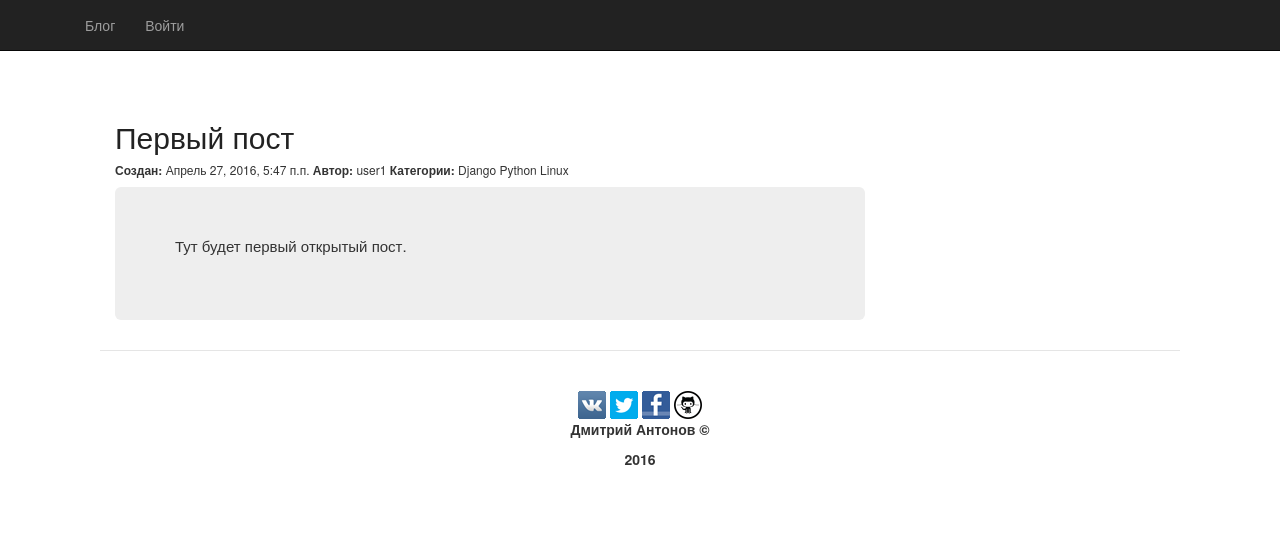
/1/, run on the app's committed database.
### blog/models.py (models this page shows, shortened)
class Article(models.Model):
    article_title = models.CharField(max_length=100)
    article_text = models.TextField()
    article_date_create = models.DateTimeField(default=timezone.now)
    article_date_modify = models.DateTimeField(default=timezone.now)
    article_access = models.BooleanField(default=True)
    article_autor = models.OneToOneField(User)
    article_tag = models.ManyToManyField(Tags)

class Tags(models.Model):
    tags_name = models.CharField(max_length=50)
    def __str__(self):
        return self.tags_name

### blog/views.py (the view)
# urls.py: url(r'^(?P<pk>[0-9]+)/$', views.FullView.as_view(), name='full'),
class FullView(generic.DetailView):
    template_name = 'blog/full.html'
    model = Article
    context_object_name = 'fullpost_blog'

### blog/templates/blog/full.html
{% extends "blog/home.html" %}
{% block post %}
    {% if fullpost_blog %}
        <div class="container blog-post">
            <div class="row">
                <div class="col-lg-8 col-md-8">
                    <div>
                        <h2 class="article-title">
                            <a class="article-title"> {{ fullpost_blog.article_title }} </a>
                        </h2>
                    </div>
                    <h6>
                        {% if fullpost_blog.article_date_create == fullpost_blog.article_date_modify %}
                            <b>Создан:</b> {{ fullpost_blog.article_date_create }}
                        {% else %}
                            <b>Создан:</b> {{ fullpost_blog.article_date_create }}
                            <b>Последнее изменение:</b> {{ fullpost_blog.article_date_modify }}
                        {% endif %}
                        <b>Автор:</b> {{ fullpost_blog.article_autor }}
                        <b>Категории:</b>
                        {% for tag in fullpost_blog.article_tag.all %}
                            {{ tag }}
                        {% endfor %}
                    </h6>
                    <div class="jumbotron">
                        <p class="text-justify">
                            {{ fullpost_blog.article_text }}
                        </p>
                    </div>
                </div>
            </div>
        </div>
    {% endif %}
{% endblock post %}

### blog/static/blog/style.css (style rules this page uses)
body { margin: 100px; }
.article-title a, .article-title a:visited { color: #222222; text-decoration: none; }
p.text-justify { font-size: 15px; }

### data on the page
Article: article_title "Первый пост", article_date_create "Апрель 27, 2016, 5:47 п.п.", article_autor "user1", article_text "Тут будет первый открытый пост."
Tags: tags_name "Django"
Tags: tags_name "Python"
Tags: tags_name "Linux"
